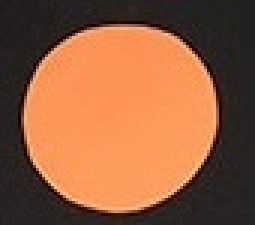
#> input picture python/10_features/database/B1.jpg, 85 x 75 px (shown 3 times larger)
$ python 0_basic.py   (older library calls are emulated)
#> lines starting #> are read from the running program, lines starting #| are printed output that depends on the picture; after the words box and inside, x2 and y2 are one past the last pixel; in counts of white or black regions, pixels touching at a corner belong together
# -*- coding: utf-8 -*-
"""
Created on Mon Jan 29 12:45:59 2018

@author: Romualdo J. Villalobos P.
"""

import numpy as np
import cv2

filename = 'database/B1.jpg'
img_color = cv2.imread(filename)
#> img_color is the input picture: shape (75, 85, 3); mean B, G, R 61.7, 93.1, 146.1
img = cv2.imread(filename, 0) # load any image
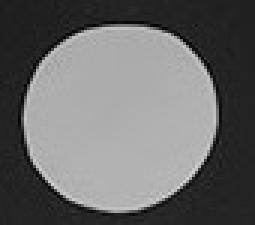
#> img: shape (75, 85) (shown 3 times larger); min 3, max 211, mean 105.4
ret,thresh = cv2.threshold(img, 127, 255, 0) # segmentation
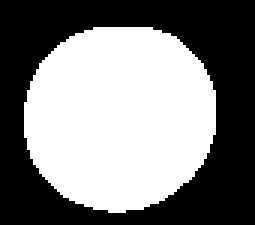
#> thresh: shape (75, 85) (shown 3 times larger); 49.8% white; 1 white region
im2,contours,hierarchy = cv2.findContours(thresh, 1, 2) # find contours
#> contours = 1 contour; box (x1, y1, x2, y2) and area: (8, 9, 72, 71) 3084

$ run again, with python/10_features/database/B0.jpg copied over python/10_features/database/B1.jpg
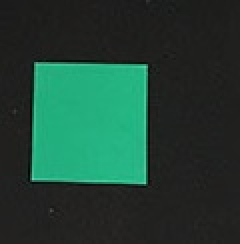
#> input picture python/10_features/database/B0.jpg, 120 x 122 px (shown 2 times larger)
#> img_color is the input picture: shape (122, 120, 3); mean B, G, R 53.1, 65.9, 32.9
#> `img = cv2.imread(filename, 0)`:
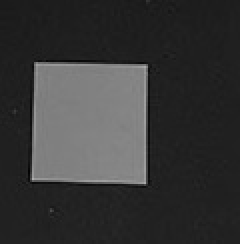
#> img: shape (122, 120) (shown 2 times larger); min 3, max 175, mean 54.6
#> `ret,thresh = cv2.threshold(img, 127, 255, 0)`:
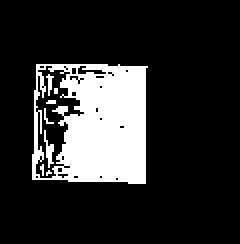
#> thresh: shape (122, 120) (shown 2 times larger); 18.1% white; 8 white regions (5 under 20 px)
#> contours = 36 contours, 32 with area under 20; largest, box (x1, y1, x2, y2) and area: (16, 32, 74, 92) 3165, (17, 32, 43, 90) 772, (38, 32, 54, 38) 44, (22, 65, 27, 84) 20
